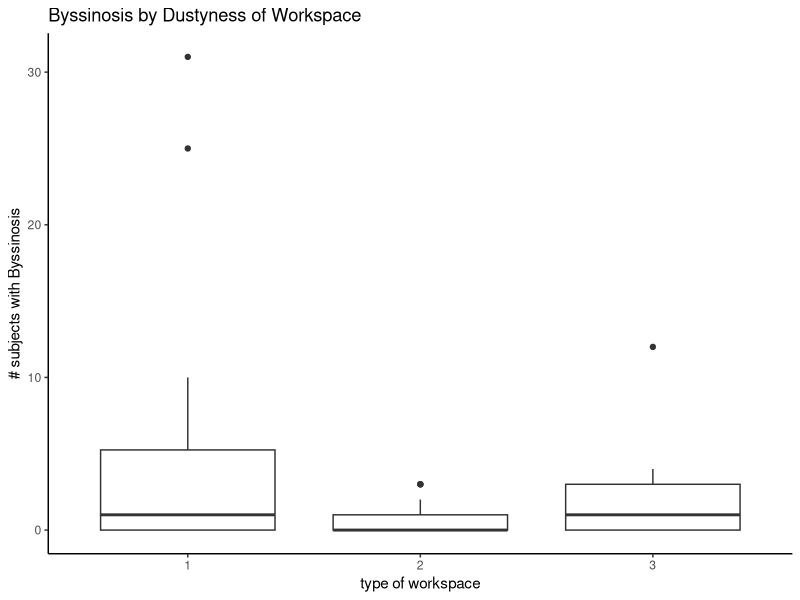
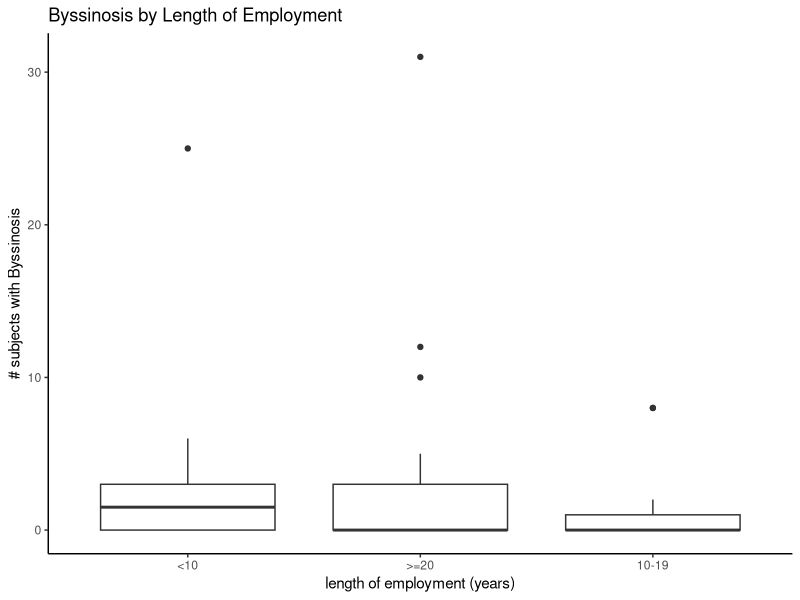
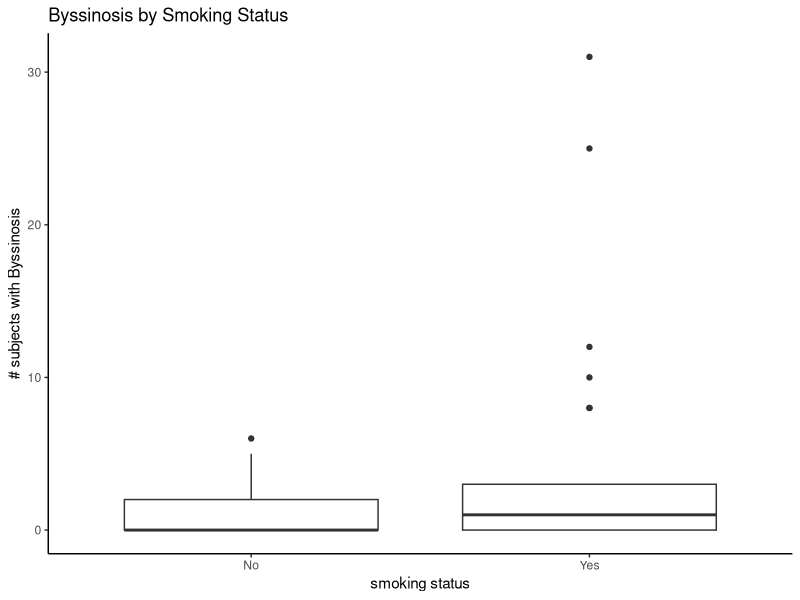
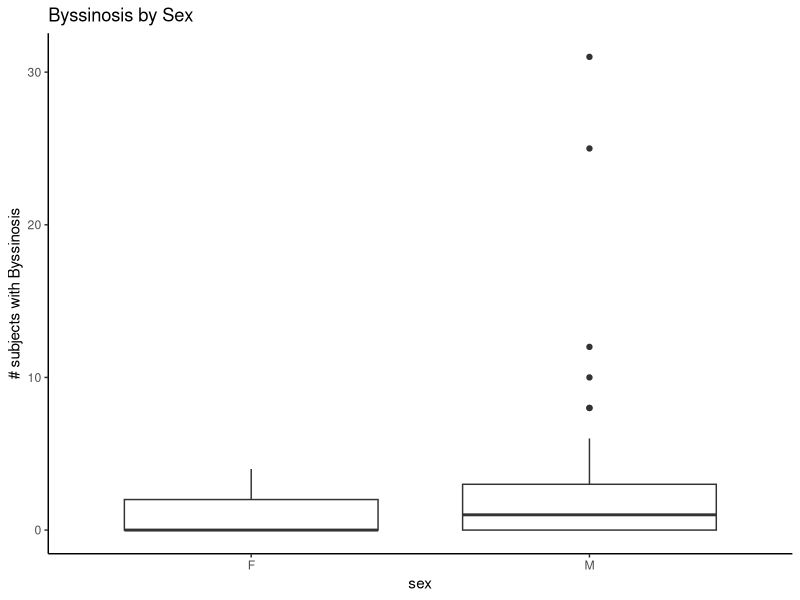
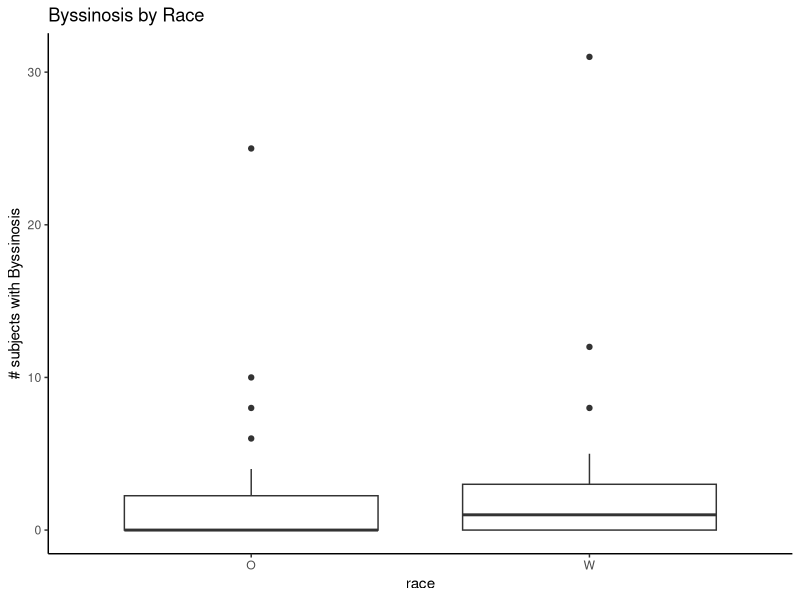

These charts were generated, in order, by the following R code:
## ---- chunk 1
knitr::opts_chunk$set(collapse = TRUE, echo = TRUE)
## ---- chunk 2
library(ggplot2)
library(plyr)
b.data = read.csv("Byssinosis.csv")
b.data$Workspace = as.factor(b.data$Workspace)
ggplot(data = b.data, mapping = aes(x = Workspace, y = Byssinosis)) +
  labs(title="Byssinosis by Dustyness of Workspace",x="type of workspace", y = "# subjects with Byssinosis") +
  theme_classic() +
  geom_boxplot()
ggplot(data = b.data, mapping = aes(x = Employment, y = Byssinosis), main = "Bysinosis status by Employment length") +
  labs(title="Byssinosis by Length of Employment",x="length of employment (years)", y = "# subjects with Byssinosis") +
  theme_classic() +
  geom_boxplot()
ggplot(data = b.data, mapping = aes(x = Smoking, y = Byssinosis)) +
  labs(title="Byssinosis by Smoking Status",x="smoking status", y = "# subjects with Byssinosis") +
  theme_classic() +
  geom_boxplot()
ggplot(data = b.data, mapping = aes(x = Sex, y = Byssinosis)) +
  labs(title="Byssinosis by Sex",x="sex", y = "# subjects with Byssinosis") +
  theme_classic() +
  geom_boxplot()
ggplot(data = b.data, mapping = aes(x = Race, y = Byssinosis)) +
  labs(title="Byssinosis by Race",x="race", y = "# subjects with Byssinosis") +
  theme_classic() +
  geom_boxplot()
## ---- chunk 3
fullModel = glm(cbind(Byssinosis,Non.Byssinosis) ~., data = b.data,family = binomial())
nullModel = glm(cbind(Byssinosis,Non.Byssinosis) ~ 1, data = b.data,family = binomial())
summary(fullModel)
## ---- chunk 4
# AIC - additive model
bestforwardAIC=step(nullModel,scope = list(lower = nullModel, upper = fullModel),direction = "forward")
## ---- chunk 5
all.int.model = glm(cbind(Byssinosis,Non.Byssinosis) ~.^2, data = b.data,family = binomial())
## AIC - interactive model
bestforwardAICint=step(nullModel,scope = list(lower = nullModel, upper = all.int.model),direction = "forward")
## ---- chunk 6
final.model = glm(cbind(Byssinosis,Non.Byssinosis) ~Workspace + Employment + Smoking + Workspace*Smoking, data = b.data,family = binomial())
summary(final.model)$coefficients
